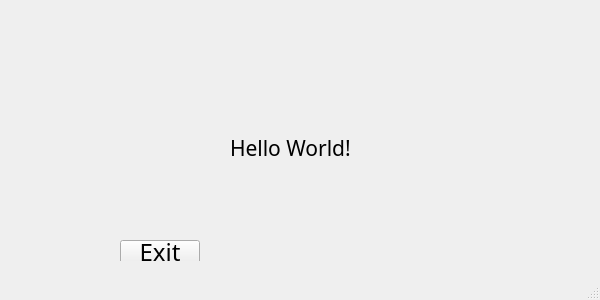
<?xml version="1.0" encoding="UTF-8"?>
<ui version="4.0">
 <class>MainWindow</class>
 <widget class="QMainWindow" name="MainWindow">
  <property name="geometry">
   <rect>
    <x>0</x>
    <y>0</y>
    <width>600</width>
    <height>300</height>
   </rect>
  </property>
  <property name="font">
   <font>
    <family>3270 Nerd Font Mono</family>
    <pointsize>18</pointsize>
   </font>
  </property>
  <property name="windowTitle">
   <string>MainWindow</string>
  </property>
  <widget class="QWidget" name="centralwidget">
   <widget class="QLabel" name="label">
    <property name="geometry">
     <rect>
      <x>230</x>
      <y>140</y>
      <width>131</width>
      <height>16</height>
     </rect>
    </property>
    <property name="font">
     <font>
      <family>3270 Nerd Font Mono</family>
      <pointsize>16</pointsize>
     </font>
    </property>
    <property name="text">
     <string>Hello World!</string>
    </property>
   </widget>
   <widget class="QPushButton" name="exitButton">
    <property name="geometry">
     <rect>
      <x>120</x>
      <y>240</y>
      <width>80</width>
      <height>24</height>
     </rect>
    </property>
    <property name="text">
     <string>Exit</string>
    </property>
   </widget>
  </widget>
  <widget class="QStatusBar" name="statusbar"/>
 </widget>
 <resources/>
 <connections/>
</ui>
